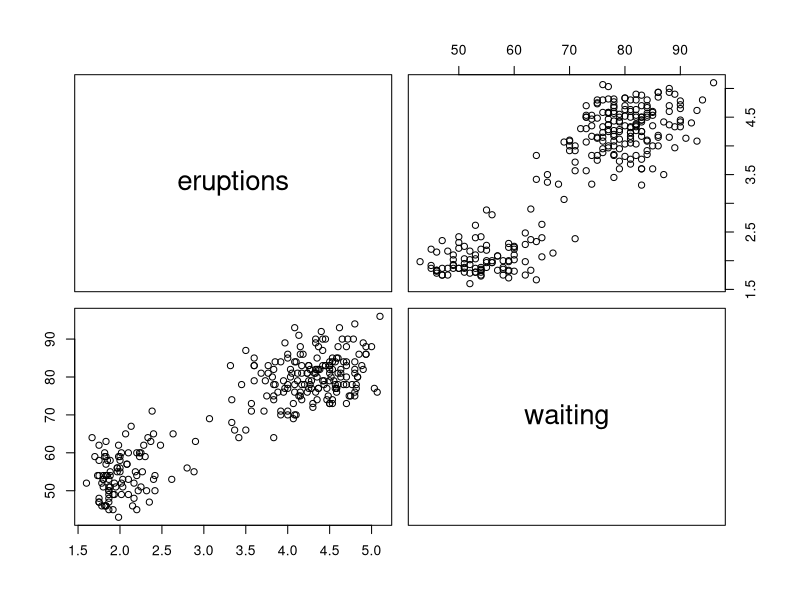
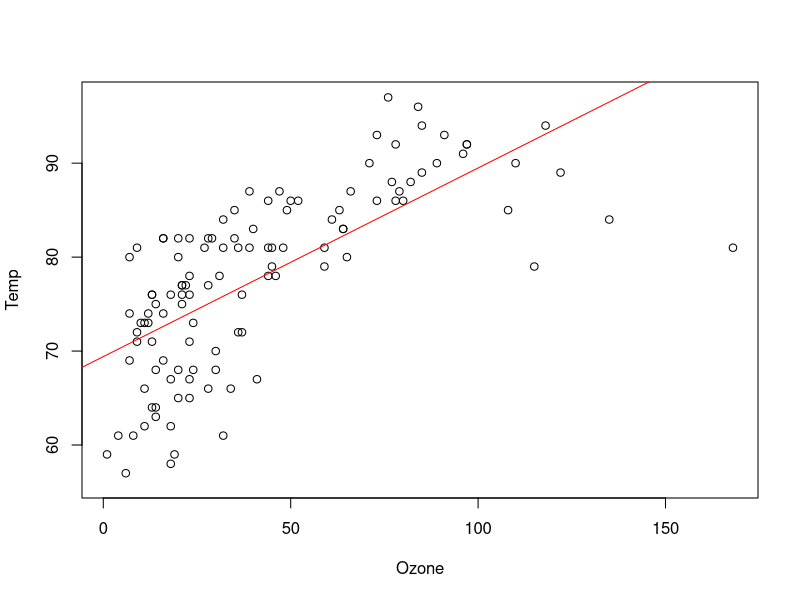

Write R code to recreate these figures, in order.
##Exercise 1
pairs(faithful[, c('eruptions', 'waiting')])
cor1 <- cor(faithful$eruptions, faithful$waiting)

##Exercise 2
#1. 
plot(Temp~Ozone, data=airquality)
mod = lm(Temp~Ozone, data=airquality)
summary(mod)
abline(mod, col="red")
#2.
summary(lm(eruptions~waiting, data=faithful))

##Exercise 3
res = residuals(mod)
RSS = sum(res^2)
RSE = sqrt(RSS/summary(mod)$df[2])
RMSE = RSS/153
MSE = RSS/summary(mod)$df[2]

RSE
MSE
